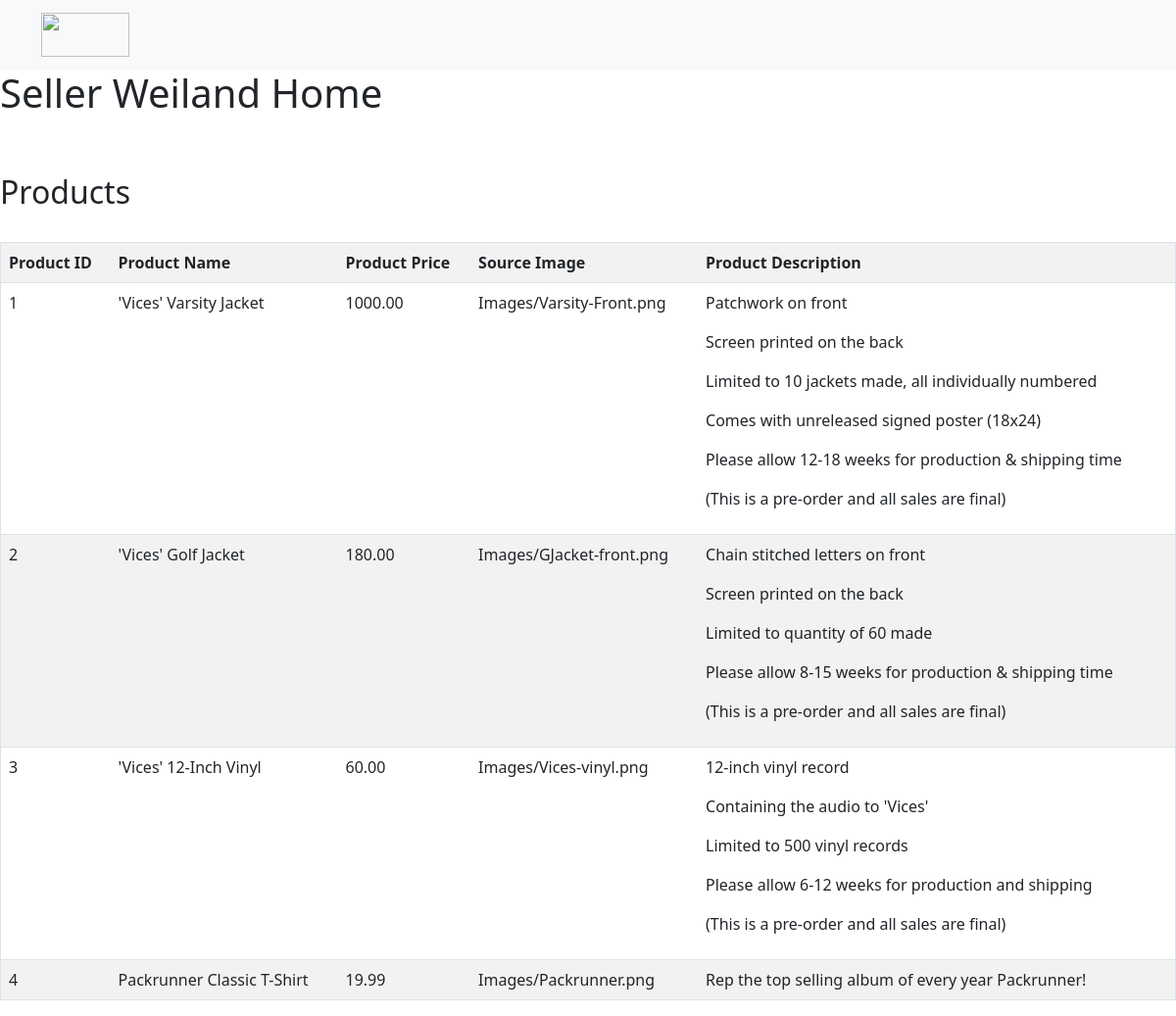
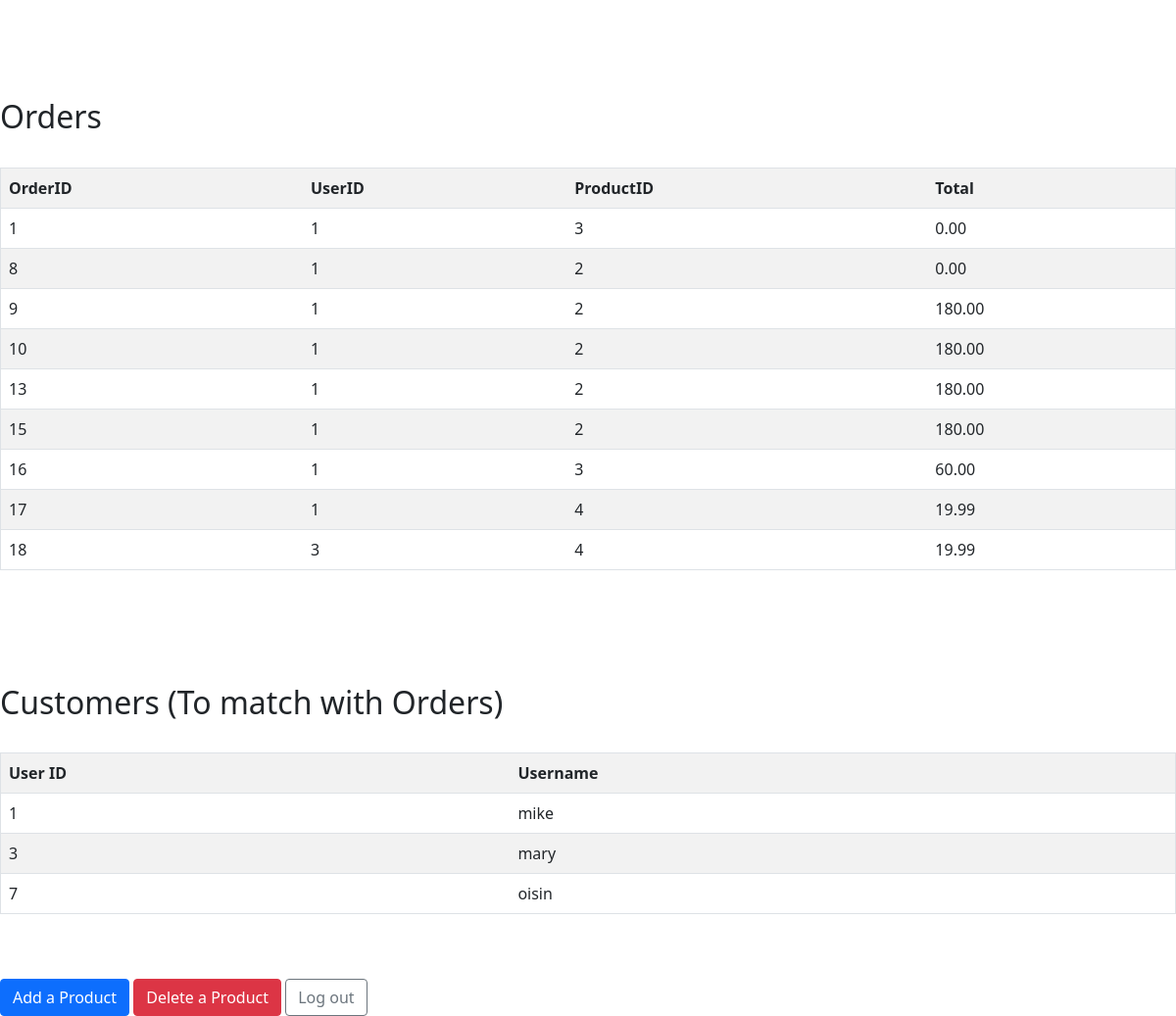
Page /sellerHome.php on the committed database (2 pictures, top to bottom).
### tables this page shows
CREATE TABLE `products` (
  `ProductID` int(11) NOT NULL,
  `ProductName` varchar(50) NOT NULL,
  `ProductPrice` decimal(10,2) NOT NULL,
  `ProductImage` varchar(50) NOT NULL,
  `ProductDesc` text NOT NULL
);

CREATE TABLE `orders` (
  `OrderID` int(11) NOT NULL,
  `UserID` int(11) NOT NULL,
  `ProductID` int(11) NOT NULL,
  `Total` decimal(10,2) NOT NULL
);

CREATE TABLE `user` (
  `UserID` int(11) NOT NULL,
  `Username` varchar(20) NOT NULL,
  `Password` varchar(20) NOT NULL,
  `UserType` varchar(8) NOT NULL
);

### sellerHome.php (the view, shortened to what this page needs)
<?php
include ('connection.php');
?>
<!DOCTYPE html>
<html>
    <head>
  <link rel="stylesheet" href="style.css">
<link href="https://cdn.jsdelivr.net/npm/bootstrap@5.1.3/dist/css/bootstrap.min.css" rel="stylesheet">
    </head>
    <body>
<nav class="navbar navbar-light bg-light">
  <div class="container">
    <a class="navbar-brand" href="index.php">
      <img src="images/VicesLogo.png" alt="" width="90" height="45">
      </a>
  </div>
      </nav>
    <h1>Seller Weiland Home</h1>
<?php
@$db = mysqli_connect($DBHost, $DBUser, $DBPassword, $DBName);
?>
<?php
echo "<div class='padding'>";
$sql = 'SELECT * FROM products';
    $result = mysqli_query($db, $sql);
    if($result){
        if(mysqli_num_rows($result) == 0){
            echo "<h3>No records found!</h3>";
        }
        else{
            echo "<h2>Products</h2><br>";
            echo "<table class='table table-striped' border='1'>";
            echo "<tr><th>Product ID</th><th>Product Name</th><th>Product Price</th><th>Source Image</th><th>Product Description</th></tr>";
            while($row = mysqli_fetch_assoc($result)){
                echo "<tr>";
                foreach($row as $value)
                {
                    echo "<td>$value</td>";
                }
                echo "</tr>";
            }
            echo "</table>";
        }
    }
    else {
        echo "<h3>Query failed, please check that syntax is correct!</h3>";
    }
echo "</div>";
echo "<div class='padding'>";
$sql = 'SELECT * FROM orders';
    $result = mysqli_query($db, $sql);
    if($result){
        if(mysqli_num_rows($result) == 0){
            echo "<h3>No records found!</h3>";
        }
        else{
            echo "<h2>Orders</h2><br>";
            echo "<table class='table table-striped' border='1'>";
            echo "<tr><th>OrderID</th><th>UserID</th><th>ProductID</th><th>Total</th></tr>";
            while($row = mysqli_fetch_assoc($result)){
                echo "<tr>";
                foreach($row as $value)
                {
                    echo "<td>$value</td>";
                }
                echo "</tr>";
            }
            echo "</table>";
        }
    }
    else {
        echo "<h3>Query failed, please check that syntax is correct!</h3>";
    }
echo "</div>";
echo "<div class='padding'>";
$sql = 'SELECT UserID, Username FROM user WHERE UserType = "customer";';
    $result = mysqli_query($db, $sql);
    if($result){
        if(mysqli_num_rows($result) == 0){
            echo "<h3>No records found!</h3>";
        }
        else{
            echo "<h2>Customers (To match with Orders)</h2><br>";
            echo "<table class='table table-striped' border='1'>";
            echo "<tr><th>User ID</th><th>Username</th></tr>";
            while($row = mysqli_fetch_assoc($result)){
                echo "<tr>";
                foreach($row as $value)
                {
                    echo "<td>$value</td>";
                }
                echo "</tr>";
            }
            echo "</table>";
        }
    }
    else {
        echo "<h3>Query failed, please check that syntax is correct!</h3>";
    }
echo "</div>";
?>
<a class='btn btn-primary' href="create.php">Add a Product</a>
<a class='btn btn-danger' href="delete.php">Delete a Product</a>
<a class="btn btn-outline-secondary" href="logout.php">Log out</a>
</body>
</html>

### style.css (style rules this page uses)
body { background-color: gainsboro; }
.padding { padding-bottom: 50px; padding-top: 50px; }

### rows in the picture
products: ProductID "1", ProductName "'Vices' Varsity Jacket", ProductPrice "1000.00", ProductImage "Images/Varsity-Front.png", ProductDesc "Patchwork on front Screen printed on the back Limited to 10 jackets made, all individually numbered Comes with unreleased signed poster (18x24) Please allow 12-18 weeks for production & shipping time (This is a pre-order and all sales are final)"
products: ProductID "2", ProductName "'Vices' Golf Jacket", ProductPrice "180.00", ProductImage "Images/GJacket-front.png", ProductDesc "Chain stitched letters on front Screen printed on the back Limited to quantity of 60 made Please allow 8-15 weeks for production & shipping time (This is a pre-order and all sales are final)"
products: ProductID "3", ProductName "'Vices' 12-Inch Vinyl", ProductPrice "60.00", ProductImage "Images/Vices-vinyl.png", ProductDesc "12-inch vinyl record Containing the audio to 'Vices' Limited to 500 vinyl records Please allow 6-12 weeks for production and shipping (This is a pre-order and all sales are final)"
products: ProductID "4", ProductName "Packrunner Classic T-Shirt", ProductPrice "19.99", ProductImage "Images/Packrunner.png", ProductDesc "Rep the top selling album of every year Packrunner!"
orders: value "1", ProductID "3", Total "0.00"
orders: OrderID "8", UserID "1", ProductID "2", Total "0.00"
orders: OrderID "9", UserID "1", ProductID "2", Total "180.00"
orders: OrderID "10", UserID "1", ProductID "2", Total "180.00"
orders: OrderID "13", UserID "1", ProductID "2", Total "180.00"
orders: OrderID "15", UserID "1", ProductID "2", Total "180.00"
orders: OrderID "16", UserID "1", ProductID "3", Total "60.00"
orders: OrderID "17", UserID "1", ProductID "4", Total "19.99"
orders: OrderID "18", UserID "3", ProductID "4", Total "19.99"
user: UserID "1", Username "mike"
user: UserID "3", Username "mary"
user: UserID "7", Username "oisin"
